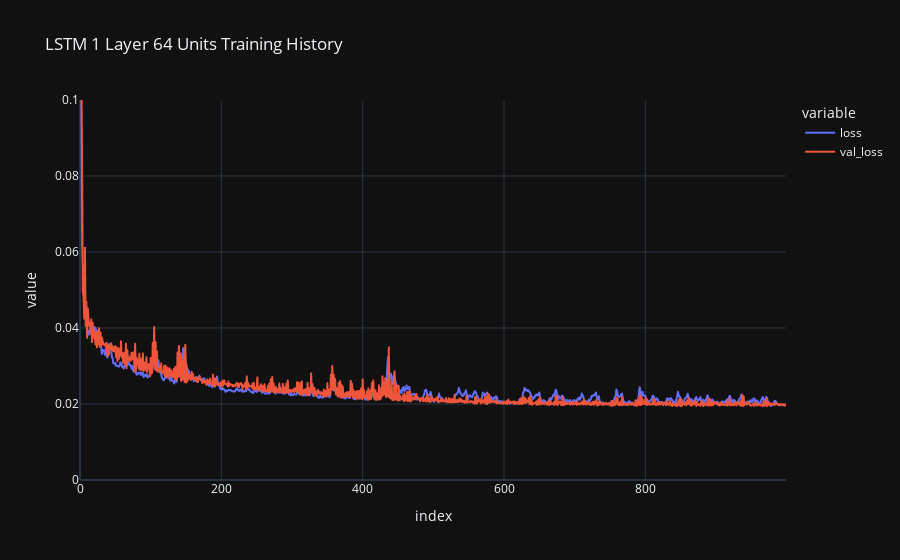

The code cell stored with this chart in its notebook:
### Code cell
fig = px.line(history.history, title='LSTM 1 Layer 64 Units Training History', range_y=[0, 0.1])
fig.show()

### Figure 1 — Plotly figure (JSON) as saved in the notebook; plotly's stock layout.template omitted (floating-point values rounded to 4 significant figures; data arrays with more than 128 entries replaced by an {"elided": "..."} marker saying what was removed)
{"data": [{"hovertemplate": "variable=loss<br>index=%{x}<br>value=%{y}<extra></extra>", "legendgroup": "loss", "line": {"color": "#636efa", "dash": "solid"}, "marker": {"symbol": "circle"}, "mode": "lines", "name": "loss", "showlegend": true, "type": "scattergl", "x": {"elided": "1000 int values"}, "xaxis": "x", "y": {"elided": "1000 float values"}, "yaxis": "y"}, {"hovertemplate": "variable=val_loss<br>index=%{x}<br>value=%{y}<extra></extra>", "legendgroup": "val_loss", "line": {"color": "#EF553B", "dash": "solid"}, "marker": {"symbol": "circle"}, "mode": "lines", "name": "val_loss", "showlegend": true, "type": "scattergl", "x": {"elided": "1000 int values"}, "xaxis": "x", "y": {"elided": "1000 float values"}, "yaxis": "y"}], "layout": {"legend": {"title": {"text": "variable"}, "tracegroupgap": 0}, "title": {"text": "LSTM 1 Layer 64 Units Training History"}, "xaxis": {"anchor": "y", "domain": [0, 1], "title": {"text": "index"}}, "yaxis": {"anchor": "x", "domain": [0, 1], "range": [0, 0.1], "title": {"text": "value"}}}}
